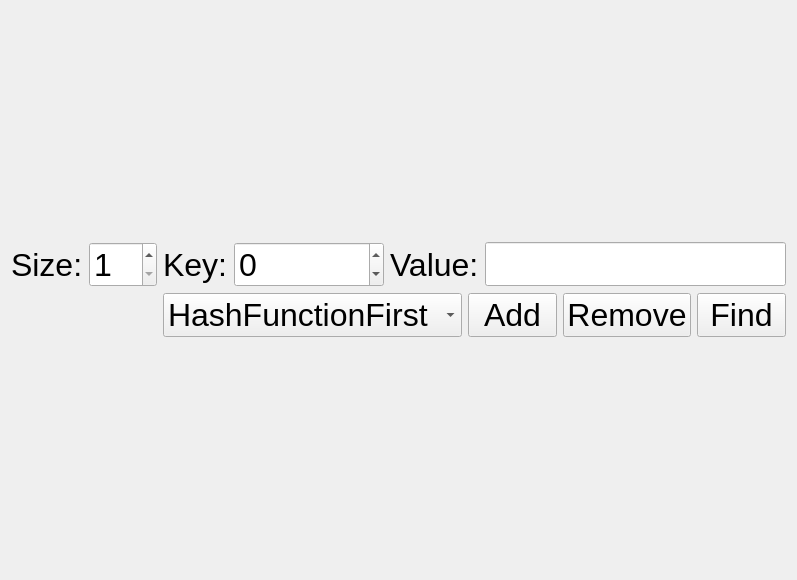
<?xml version="1.0" encoding="UTF-8"?>
<ui version="4.0">
 <class>BaseHashTableWidget</class>
 <widget class="QWidget" name="BaseHashTableWidget">
  <property name="geometry">
   <rect>
    <x>0</x>
    <y>0</y>
    <width>797</width>
    <height>580</height>
   </rect>
  </property>
  <property name="font">
   <font>
    <pointsize>24</pointsize>
   </font>
  </property>
  <property name="windowTitle">
   <string>Widget</string>
  </property>
  <layout class="QVBoxLayout" name="verticalLayout">
   <item>
    <layout class="QGridLayout" name="gridLayout">
     <item row="0" column="0">
      <widget class="QLabel" name="label_size">
       <property name="text">
        <string>Size:</string>
       </property>
      </widget>
     </item>
     <item row="0" column="1">
      <widget class="QSpinBox" name="spinBox_size">
       <property name="minimum">
        <number>1</number>
       </property>
      </widget>
     </item>
     <item row="0" column="2">
      <layout class="QHBoxLayout" name="horizontalLayout_2">
       <item>
        <widget class="QLabel" name="label_key">
         <property name="text">
          <string>Key:</string>
         </property>
        </widget>
       </item>
       <item>
        <widget class="QSpinBox" name="spinBox_key">
         <property name="minimum">
          <number>-999999999</number>
         </property>
         <property name="maximum">
          <number>999999999</number>
         </property>
        </widget>
       </item>
       <item>
        <widget class="QLabel" name="label_value">
         <property name="text">
          <string>Value:</string>
         </property>
        </widget>
       </item>
       <item>
        <widget class="QLineEdit" name="lineEdit_value"/>
       </item>
      </layout>
     </item>
     <item row="1" column="2">
      <layout class="QHBoxLayout" name="horizontalLayout">
       <item>
        <widget class="QComboBox" name="comboBox">
         <item>
          <property name="text">
           <string>HashFunctionFirst</string>
          </property>
         </item>
         <item>
          <property name="text">
           <string>HashFunctionThird</string>
          </property>
         </item>
        </widget>
       </item>
       <item>
        <widget class="QPushButton" name="pushButton_add">
         <property name="text">
          <string>Add</string>
         </property>
        </widget>
       </item>
       <item>
        <widget class="QPushButton" name="pushButton_remove">
         <property name="text">
          <string>Remove</string>
         </property>
        </widget>
       </item>
       <item>
        <widget class="QPushButton" name="pushButton_find">
         <property name="text">
          <string>Find</string>
         </property>
        </widget>
       </item>
      </layout>
     </item>
    </layout>
   </item>
  </layout>
 </widget>
 <resources/>
 <connections/>
</ui>
